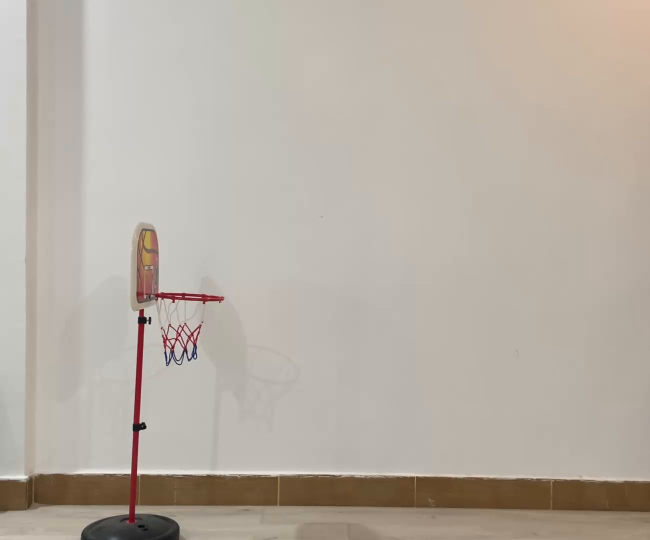
#> input picture frame 6 of vid (3).mp4, 1300 x 1080 px (shown at 1/2 size)
$ python shape_txt_lin.py
#> lines starting #> are read from the running program, lines starting #| are printed output that depends on the picture
import numpy as np
import cv2

cap = cv2.VideoCapture(r'C:\Users\hites\Desktop\robo\opencv_basics\assets\vid (3).mp4')

import os

video_path = r'C:\Users\hites\Desktop\robo\opencv_basics\assets\vid (3).mp4'
if os.path.exists(video_path):
    print("File exists!")
else:
    print("File not found.")

while True:
    # Capture frame-by-frame
    ret, frame = cap.read()
#> frame is the input picture: shape (1080, 1300, 3); mean B, G, R 164.2, 174.6, 183

    width = int(cap.get(3))#give width of video
    height = int(cap.get(4))#give height of video


    #draw lines:
    img = cv2.line(frame, (0,0), (width, height), (255, 0, 0), 10)# args: the frame, first coordinate, second coordinate, colour of the line, thickmness of the line
    img = cv2.line(img, (0,height), (width, 0), (0, 255, 0), 5)# args: the frame, first coordinate, second coordinate, colour of the line, thickmness of the line

    #rectangle
    img = cv2.rectangle(img, (100,100), (200,200), (128,128,128), 5)# img, first coordinate top left one, second coordinate bottom right, colour of the the rectangle, thickmness of the rectangle

    #circle
    img = cv2.circle(img, (500,500), 60, (255,255,255), -1)#img, center of the circle, diameter, colour, thickmness of the circle

    #texts
    font = cv2.FONT_HERSHEY_SIMPLEX
    img = cv2.putText(img, 'Not a basket',(100, height-10), font, 2,(0,0,255), 5, cv2.LINE_AA)#img, txt,coordinate, font, fontscale, colour, thickness, txt_enhancement(optional arg)
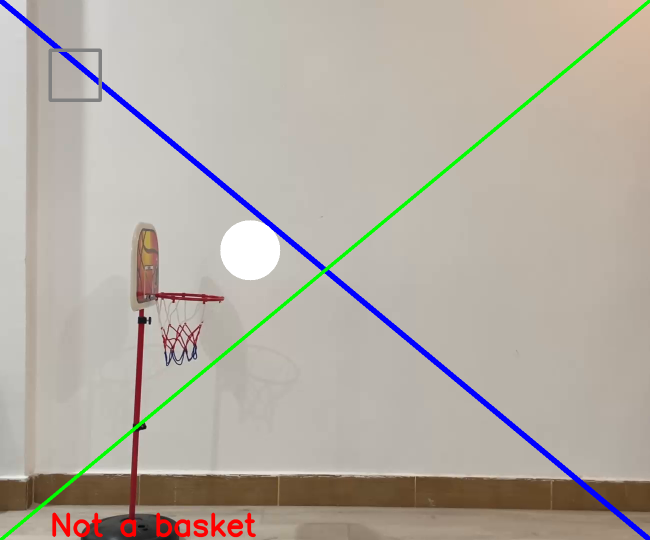
#> img: shape (1080, 1300, 3) (shown at 1/2 size); mean B, G, R 163.9, 172.7, 180
    cv2.imshow('frame', img)

    # Exit the loop when 'q' is pressed
    if cv2.waitKey(1) == ord('q'):
#> (key q is pressed here)
        break


# Release the capture and close windows
cap.release()
cv2.destroyAllWindows()

$ run again, starting later in the video
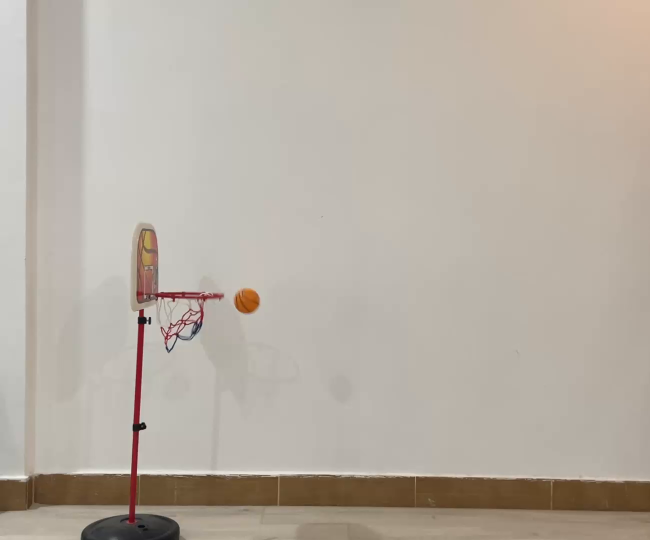
#> input picture frame 30 of vid (3).mp4, 1300 x 1080 px (shown at 1/2 size)
#> frame is the input picture: shape (1080, 1300, 3); mean B, G, R 163.9, 174.5, 183
#> `img = cv2.putText(img, 'Not a basket',(100, height-10), font, 2,(0,0,2..`:
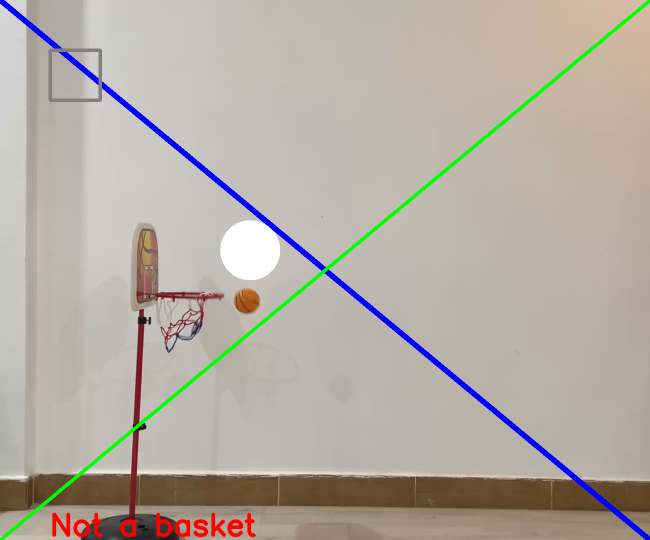
#> img: shape (1080, 1300, 3) (shown at 1/2 size); mean B, G, R 163.6, 172.6, 180
